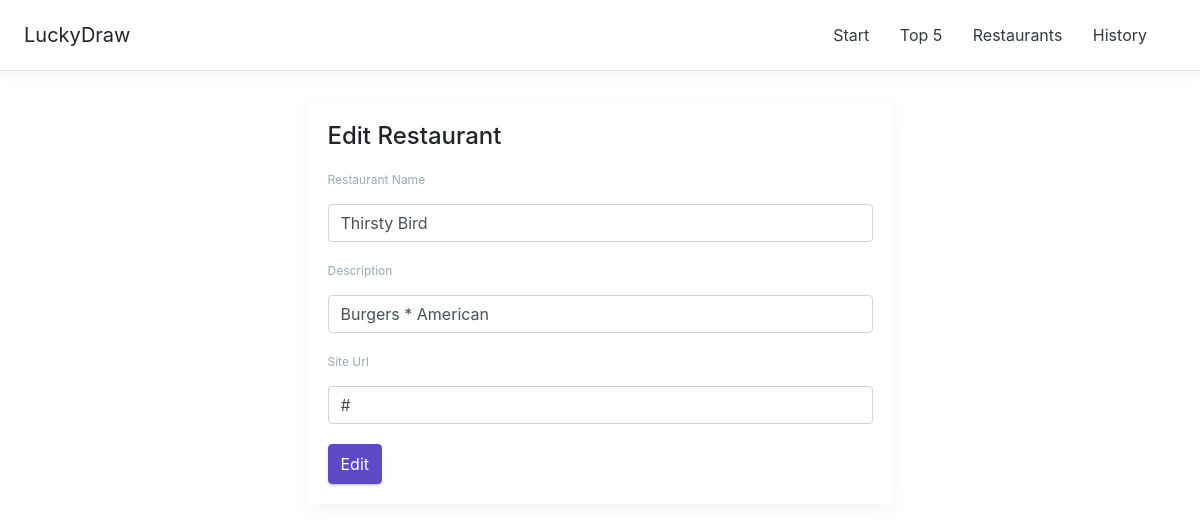
Page /edit-restaurant?id=773246e7-630f-49c0-8906-2d1147030205 on the committed database.
### models/restaurants.py (models this page shows, shortened)
class Restaurants(Base):
    __tablename__ = 'restaurants'
    id = Column(String(50), primary_key=True)
    name = Column(String(50), unique=True)
    description = Column(String(100), nullable=True)
    site_url = Column(String(200), nullable=True)
    draw = Column(Integer(), default=0)
    created_time = Column(DateTime(), nullable=False)
    modified_time = Column(DateTime(), nullable=False)
    histories = relationship(
        'Histories',
        backref='restaurants',
        cascade='all,delete'
    )

### app.py (the view, shortened to what this page needs)
@app.route('/edit-restaurant', methods=['GET', 'POST'])
def edit_restaurant():
    id = request.args.get('id')
    restaurant = Restaurants.query.filter(Restaurants.id == id).first()
    return render_template('edit_restaurant.html', restaurant=restaurant)

### app.py (called while the page is built)
@app.teardown_appcontext
def shutdown_session(exception=None):
    db_session.remove()

### templates/edit_restaurant.html (shortened to what this page needs)
{% extends 'base.html' %}
{%block content %}
<div class="row justify-content-center">
    <div class="col-lg-6">
        <div class="card">
            <div class="card-title">
                <h4>Edit Restaurant</h4>
            </div>
            <div class="card-body">
                <div class="basic-form">
                    <form method="post" action="/edit-restaurant?id={{ restaurant['id'] }}">
                        <div class="form-group">
                            <p class="text-muted m-b-15 f-s-12">Restaurant Name</p>
                            <input name="name" type="text" value="{{ restaurant['name'] }}" class="form-control input-default" required="required">
                        </div>
                        <div class="form-group">
                            <p class="text-muted m-b-15 f-s-12">Description</p>
                            <input name="description" type="text" value="{{ restaurant['description'] }}" class="form-control input-default"
                                   required="required">
                        </div>
                        <div class="form-group">
                            <p class="text-muted m-b-15 f-s-12">Site Url</p>
                            <input name="site_url" type="text" value="{{ restaurant['site_url'] }}" class="form-control input-default" required="required">
                        </div>
                        <button type="submit" class="btn btn-primary">Edit</button>
                    </form>
                </div>
            </div>
        </div>
    </div>
</div>
{% endblock %}

### static/style.css (style rules this page uses)
.card { background: #ffffff none repeat scroll 0 0; margin: 15px 0; padding: 20px; border: 0 solid #e7e7e7; border-radius: 5px; box-shadow: 0 5px 20px rgba(0, 0, 0, 0.05); }
.card-title { font-weight: 500; font-size: 18px; line-height: 22px; }
.card-body { padding: 0; }
.form-group { margin-bottom: 20px; }
.text-muted { color: #99abb4 !important; }
.m-b-15 { margin-bottom: 15px !important; }
.f-s-12 { font-size: 12px !important; }
.btn-primary { background: #5c4ac7; border: 1px solid #5c4ac7; -webkit-box-shadow: 0 2px 2px 0 rgba(116, 96, 238, 0.14), 0 3px 1px -2px rgba(116, 96, 238, 0.2), 0 1px 5px 0 rgba(116, 96, 238, 0.12); box-shadow: 0 2px 2px 0 rgba(116, 96, 238, 0.14), 0 3px 1px -2px rgba(116, 96, 238, 0.2), 0 1px 5px 0 rgba(116, 96, 238, 0.12); -webkit-transition: 0.2s ease-in; -o-transition: 0.2s ease-in; transition: 0.2s ease-in; }
.btn { padding: 7px 12px; cursor: pointer; }

### rows in the picture
Restaurants: name "Thirsty Bird", description "Burgers * American", site_url "#"
